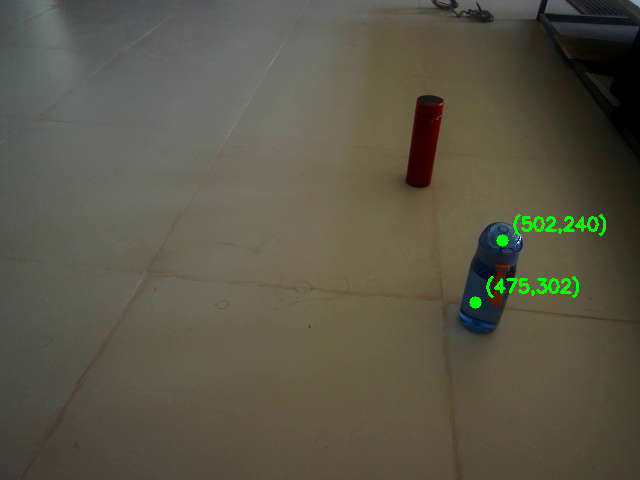
#> input picture Image_identification/blue_bottle.png, 640 x 480 px, given in place of the camera
$ python color_based.py
#> lines starting #> are read from the running program, lines starting #| are printed output that depends on the picture; after the words box and inside, x2 and y2 are one past the last pixel; in counts of white or black regions, pixels touching at a corner belong together
import cv2
import numpy as np

cap = cv2.VideoCapture(0)

# Example: detect a BLUE object (you'll tune these HSV ranges)
lower = np.array([100, 80, 50])
upper = np.array([130, 255, 255])

while True:
    ret, frame = cap.read()
#> frame is the input picture: shape (480, 640, 3); mean B, G, R 70.9, 85.8, 89.1
    if not ret:
        break

    hsv = cv2.cvtColor(frame, cv2.COLOR_BGR2HSV)
#> hsv: shape (480, 640, 3); mean H, S, V 31.1, 59.8, 91.6
    mask = cv2.inRange(hsv, lower, upper)
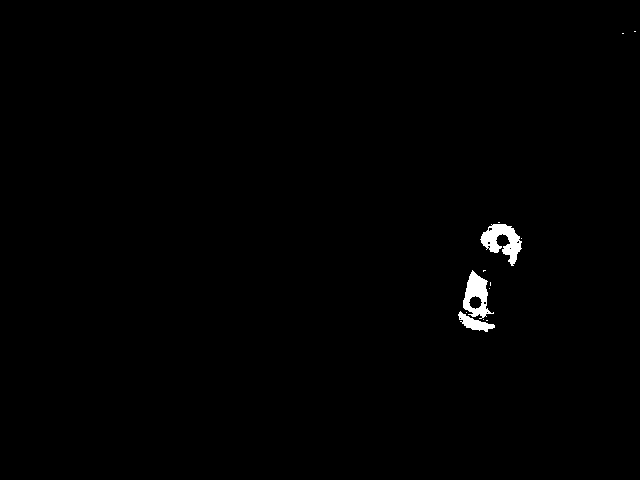
#> mask: shape (480, 640); 0.64% white; 13 white regions (10 under 20 px), largest, box (x1, y1, x2, y2) and area: (480, 224, 522, 266) 874, (463, 270, 494, 319) 745, (458, 311, 495, 332) 324

    # clean noise
    kernel = np.ones((5,5), np.uint8)
    mask = cv2.morphologyEx(mask, cv2.MORPH_OPEN, kernel)
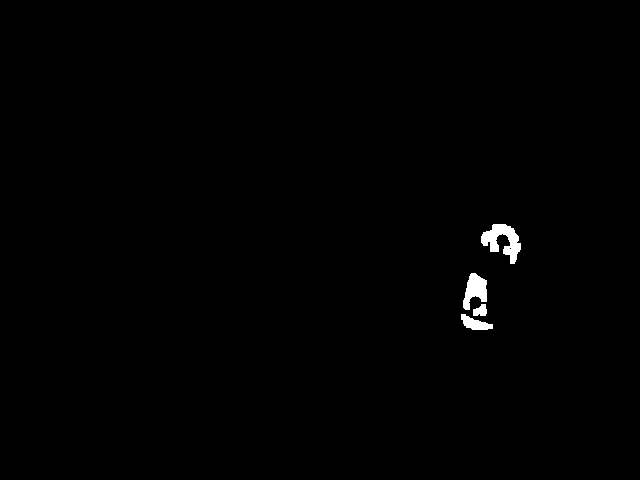
#> mask: shape (480, 640); 0.57% white; 4 white regions, box (x1, y1, x2, y2) and area: (481, 224, 521, 264) 801, (463, 273, 487, 310) 539, (461, 314, 493, 330) 284, (473, 304, 487, 316) 126
    mask = cv2.morphologyEx(mask, cv2.MORPH_CLOSE, kernel)
#> mask: shape (480, 640); 0.6% white; 2 white regions

    contours, _ = cv2.findContours(mask, cv2.RETR_EXTERNAL, cv2.CHAIN_APPROX_SIMPLE)
#> contours = 2 contours; box (x1, y1, x2, y2) and area: (461, 273, 493, 330) 1082, (481, 224, 521, 264) 898

    for cnt in contours:
        area = cv2.contourArea(cnt)
        if area < 500:   # ignore small blobs
            continue

        M = cv2.moments(cnt)
        if M["m00"] == 0:
            continue
        cx = int(M["m10"] / M["m00"])
        cy = int(M["m01"] / M["m00"])

        cv2.circle(frame, (cx, cy), 6, (0,255,0), -1)
        cv2.putText(frame, f"({cx},{cy})", (cx+10, cy-10),
                    cv2.FONT_HERSHEY_SIMPLEX, 0.6, (0,255,0), 2)
#> this loop made 2 passes
#> (area, cx, cy) on passes 1 to 2: (1082, 475, 303), (898, 502, 240)
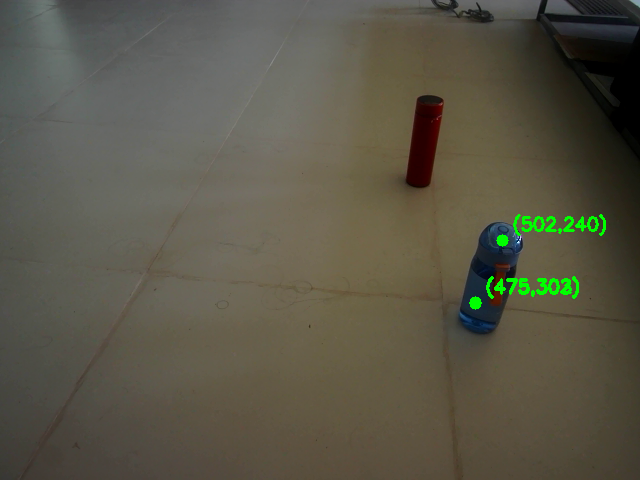
#> frame: shape (480, 640, 3); 0.06% of pixels changed, all inside (x1, y1, x2, y2) = (469, 278, 579, 310)

    cv2.imshow("frame", frame)
    cv2.imshow("mask", mask)
    if cv2.waitKey(1) & 0xFF == 27:  # ESC
#> (key Esc is pressed here)
        break

cap.release()
cv2.destroyAllWindows()
